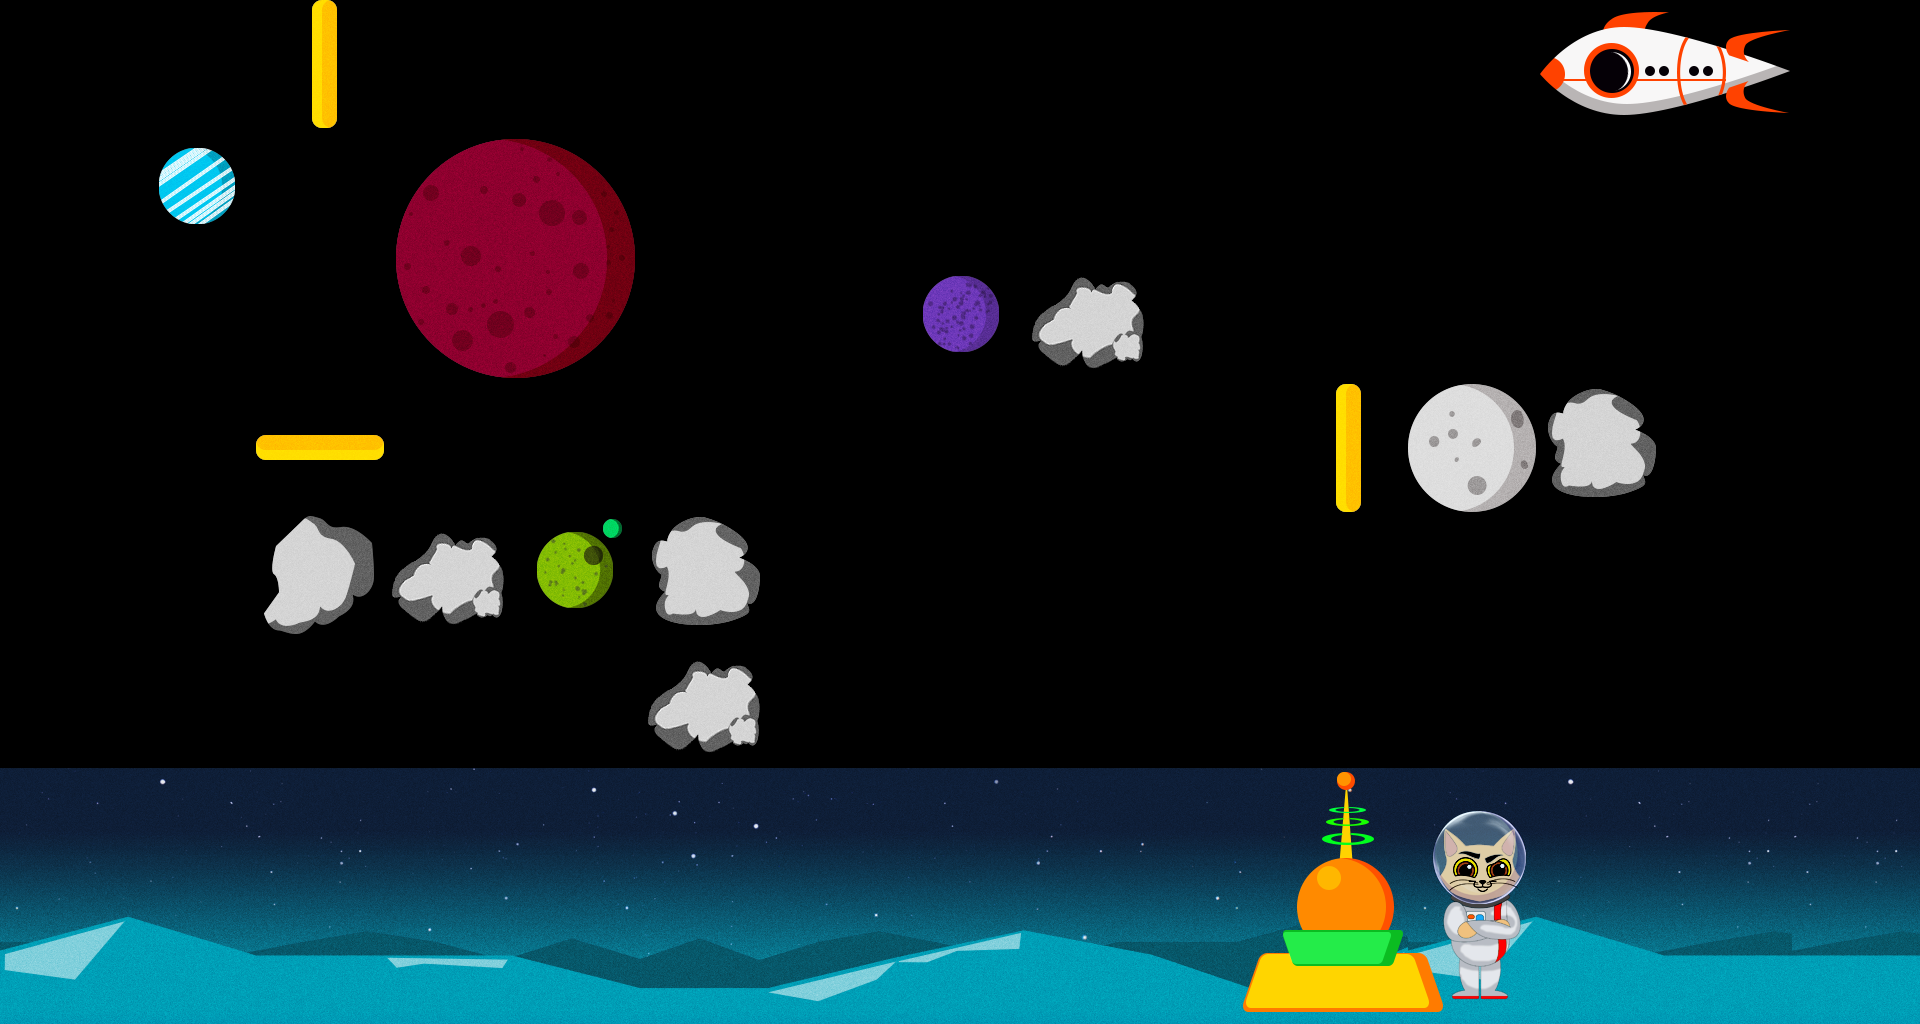

A level layout from a 2D game, rendered from its tile map. Below: a short description, then the map file with its tile-grid data intact:
An orthogonal 15x8 tile map with 128x128 px tiles, 3 tile layers (BackgroudLayer, PlayerLayer, GameLayer), 2 tilesets.

<map version="1.0" tiledversion="1.1.0" orientation="orthogonal" renderorder="right-down" width="15" height="8" tilewidth="128" tileheight="128" infinite="0" nextobjectid="1">
 <tileset firstgid="1" source="tiles.tsx" />
 <tileset firstgid="65" source="template_assets_v1.tsx" />
 <layer name="BackgroudLayer" width="15" height="8">
  <data encoding="csv">
0,0,0,0,0,0,0,0,0,0,0,0,0,0,0,
0,0,0,0,0,0,0,0,0,0,0,0,0,0,0,
0,0,0,0,0,0,0,0,0,0,0,0,0,0,0,
0,0,0,0,0,0,0,0,0,0,0,0,0,0,0,
0,0,0,0,0,0,0,0,0,0,0,0,0,0,0,
0,0,0,0,0,0,0,0,0,0,0,0,0,0,0,
158,159,160,161,162,163,164,165,166,167,168,158,159,160,160,
173,174,175,176,177,178,179,180,181,182,183,173,174,175,175
</data>
 </layer>
 <layer name="PlayerLayer" width="15" height="8">
  <data encoding="csv">
0,0,0,0,0,0,0,0,0,0,0,0,0,0,0,
0,0,0,0,0,0,0,0,0,0,0,0,0,0,0,
0,0,0,0,0,0,0,0,0,0,0,0,0,0,0,
0,0,0,0,0,0,0,0,0,0,0,0,0,0,0,
0,0,0,0,0,0,0,0,0,0,0,0,0,0,0,
0,0,0,0,0,0,0,0,0,0,0,0,0,0,0,
0,0,0,0,0,0,0,0,0,0,0,138,0,0,0,
0,0,0,0,0,0,0,0,0,0,0,153,0,0,0
</data>
 </layer>
 <layer name="GameLayer" width="15" height="8">
  <data encoding="csv">
0,0,119,0,0,0,0,0,0,0,0,0,92,93,0,
0,102,0,113,114,0,0,0,0,0,0,0,0,0,0,
0,0,0,128,129,0,0,101,135,0,0,0,0,0,100,
0,0,122,0,0,0,0,0,0,0,119,117,134,0,0,
0,0,133,135,103,134,0,0,0,0,0,0,0,0,0,
0,0,148,148,0,135,0,0,0,0,0,0,0,0,0,
0,0,0,0,0,0,0,0,0,89,90,91,0,0,0,
0,0,0,0,0,0,0,0,0,104,105,106,0,0,0
</data>
 </layer>
</map>
